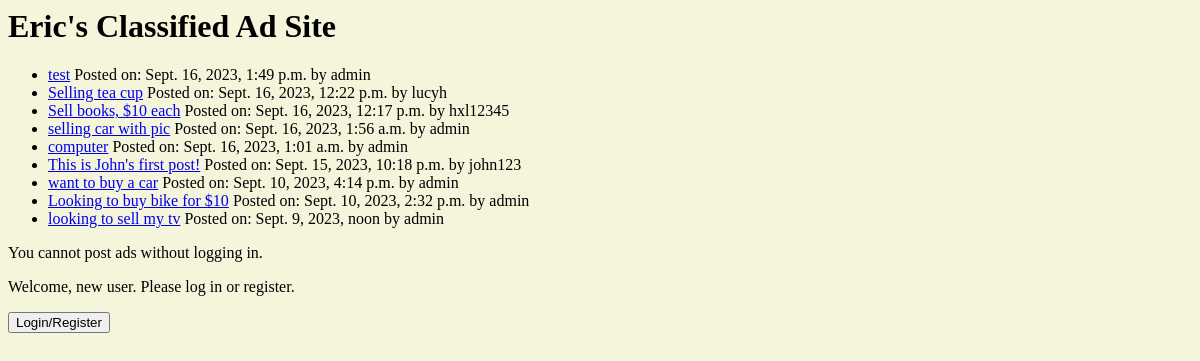
Before: /classified_ads/ with the older database file.
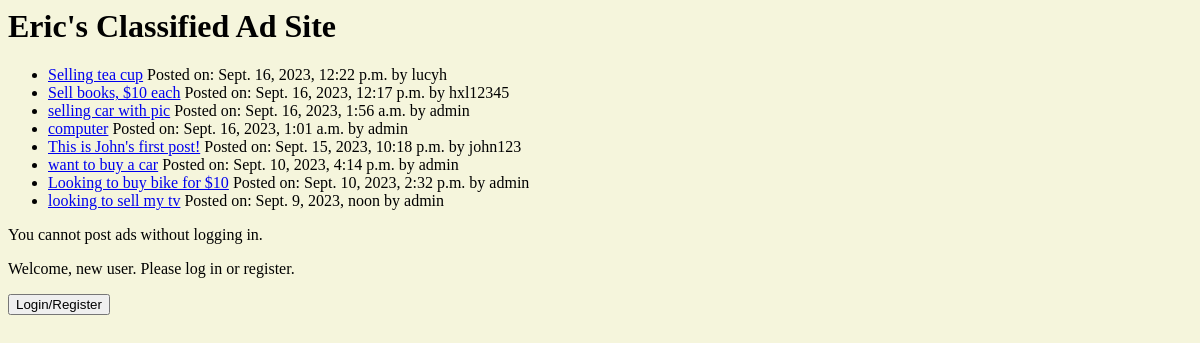
After: the same page with the newer database file.
### classified_ads/models.py (models this page shows, shortened)
class Postable(models.Model):
    text = models.CharField(max_length=1000)
    date_posted = models.DateTimeField()
    user = models.ForeignKey(
        auth_models.User, on_delete=models.SET_NULL, null=True)
    class Meta:
        abstract = True

class Ad(Postable):
    BUY = "Buy"
    SELL = "Sell"
    ad_type_choices = [
        (BUY, "Buy"),
        (SELL, "Sell")
    ]
    ad_type = models.CharField(
        max_length=4, choices=ad_type_choices)
    image = models.ImageField(
        null=True, blank=True, default=None)

### classified_ads/views.py (the view)
# urls.py: path('', views.index, name="index"),
def index(request):
    if request.method == 'POST':
        ad_form = AdForm(request.POST, request.FILES)
        if ad_form.is_valid():
            post_ad(request, ad_form)
            return HttpResponseRedirect(reverse('classified_ads:index'))
    else:
        ad_form = AdForm()
    latest_ads_list = Ad.objects.order_by("-date_posted")[:10]
    context_dict = {"latest_ads_list": latest_ads_list,
                    "ad_form": ad_form}
    return render(request, "classified_ads/index.html", context_dict)

### classified_ads/forms.py
class AdForm(ModelForm):
    class Meta:
        model = Ad
        fields = ["ad_type", "text",  "image"]
        labels = {
            "text": "Ad Description",
            "image": "Image (optional)",
        }

### classified_ads/templates/classified_ads/index.html (shortened to what this page needs)
{% load static %}
<link rel="stylesheet" href="{% static 'classified_ads/style.css' %}">
<h1>Eric's Classified Ad Site</h1>
{% if latest_ads_list %}
<ul>
  {% for ad in latest_ads_list %}
  <li><a href="{% url 'classified_ads:detail' ad.id %}">{{ ad.text }}</a>
    Posted on: {{ ad.date_posted }} by {{ ad.user.username }}</li>
  {% endfor %}
</ul>
{% else %}
<p>No ads have been posted.</p>
{% endif %}
{% if user.is_authenticated %}
<b>Post an ad</b>
<form action="{% url 'classified_ads:index'%}" method="post" enctype="multipart/form-data">
  {% csrf_token %}
  {{ ad_form.as_div }}
  <input type="submit" value="Post">
</form>
{% else %}
You cannot post ads without logging in.
{% endif %}
{% if user.is_authenticated %}
<p>Welcome, {{ user.username }}. Thanks for logging in.</p>
<form action="{% url 'classified_ads:logout'%}" method="post">
  {% csrf_token %}
  <input type="submit" value="Logout">
</form>
{% else %}
<p>Welcome, new user. Please log in or register.</p>
<form action="{% url 'classified_ads:login_register'%}" method="post">
  <input type="submit" value="Login/Register">
</form>
{% endif %}

Changed rows visible on the page:
removed Ad: text "test", date_posted "Sept. 16, 2023, 1:49 p.m.", user.username "admin"
